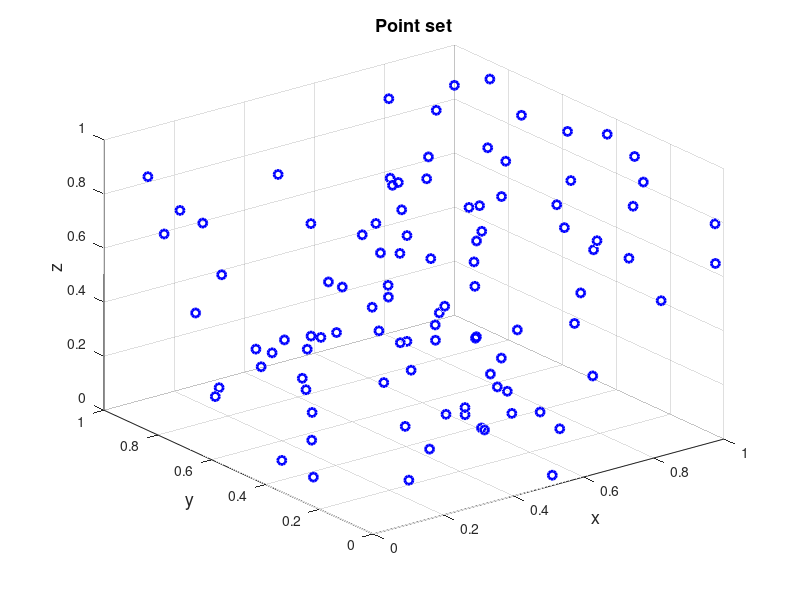

The MATLAB script that drew this image: (Note: this script raises an error after producing the figure.)
%% Vertices of 3-dimensional convex hull of a random point set

%% Initial data
% Set the random number generator.
rng(1);
%% 
% Set the points the convex hull of which is to be calculated.
points=rand(100,3);
%%
% Plot the point set in blue circles.
figure('Name','Point set','NumberTitle','off')
scatter3(points(:,1),points(:,2),points(:,3),...
    'marker','o','MarkerEdgeColor',[0 0 1],'LineWidth',2)
xlabel('x','FontSize',13);
ylabel('y','FontSize',13);
zlabel('z','FontSize',13);
title('Point set','FontSize',13)

%% Processing
% Find the point identities defining each facet of the convex hull of the
% point set with the new algorithm.
chull1=convhull_nd(points);

%% Plots
%
%%
% Find the coordinates of the vertices of the convex hull.
convhullvert=points(unique(chull1(:)),:);
%%
% Plot the vertices of the convex hull of the point set in orange
% asterisks.
hold on
scatter3(convhullvert(:,1),convhullvert(:,2),convhullvert(:,3),...
    'marker','*','MarkerEdgeColor',[1 0.5 0],'LineWidth',2);

%% Contact author
%
%  (c) 2014 by George Papazafeiropoulos
%  First Lieutenant, Infrastructure Engineer, Hellenic Air Force
%  Civil Engineer, M.Sc., Ph.D. candidate, NTUA
%
% Email: gpapazafeiropoulos@yahoo.gr
%
% Website: http://users.ntua.gr/gpapazaf/
%


